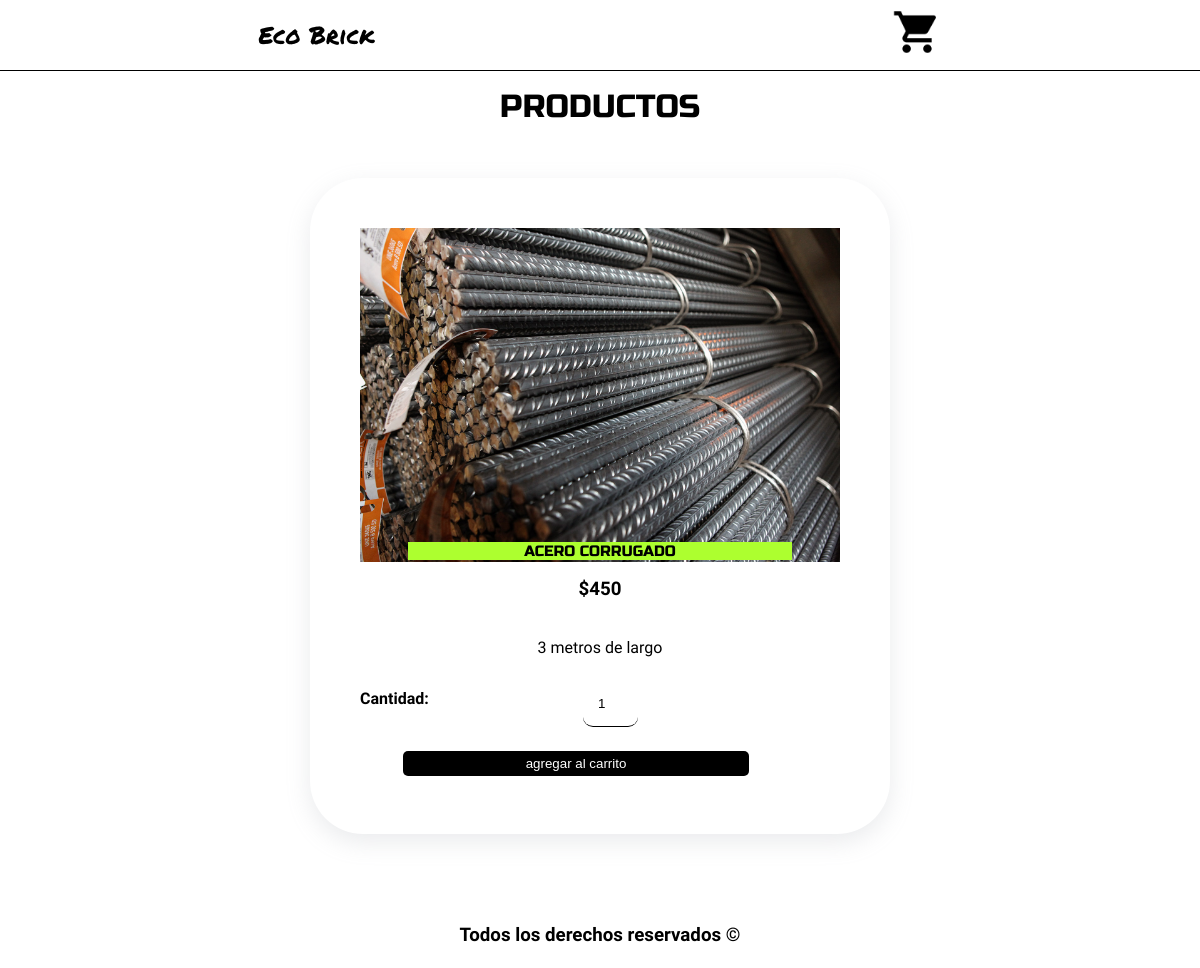
/producto.php?id=3, run on the app's committed database.
### tables this page shows
CREATE TABLE `productos` (
  `id` int(11) unsigned NOT NULL AUTO_INCREMENT,
  `nombre` varchar(25) NOT NULL,
  `descripcion` text NOT NULL,
  `cantidad` int(5) NOT NULL,
  `precio` int(6) NOT NULL,
  `img` varchar(60) NOT NULL,
  PRIMARY KEY (`id`)
);

### producto.php (called while the page is built, shortened)
<?php session_start();
include 'config.php';
$id = $_GET['id'];
$conn = conexion($bd);
if($conn){
    $statement = $conn->prepare('SELECT * FROM productos WHERE id = ?');
    $statement->execute([$id]);
    $prod = $statement->fetch();
}
else{
    echo 'error';
}
include 'views/producto.view.php';

### views/producto.view.php (the view)
<?php include 'header.php'?>
<h1>PRODUCTOS</h1>
<br><br>
<div class="prod">
    <img src="<?php echo 'img/'.$prod['img']?>" alt="">
    <h1><?php echo $prod['nombre']  ?></h1>
    <h3>$<?php echo $prod['precio']  ?></h3>
    <p><?php echo $prod['descripcion']  ?></p>
    <form action="<?php echo htmlspecialchars($_SERVER['PHP_SELF']).'?id='.$id?>" method="POST">
    <div class="group-cantidad">
        <label for="cantidad"><h4>Cantidad: </h4> </label>
    <input type="number" class="cantidad" name="cantidad" max="<?php echo $prod['cantidad']?>" min="1"  value="1">
    </div>
    <input type="submit" value="agregar al carrito">
    </form>
</div>
<?php include 'footer.php'?>

### css/style.css (style rules this page uses)
* { margin: 0; padding: 0; }
h1 { font-family: 'Russo One', sans-serif; font-weight: lighter; text-align: center; margin-bottom: 1rem; }
h2,h3,h4,h5,p { font-family: 'League Gothic', sans-serif; margin: 1rem 0; }
.prod { width: 40%; display: block; margin: 0 auto; padding: 50px; box-shadow: rgba(149, 157, 165, 0.2) 0px 8px 24px; text-align: center; border-radius: 53px; }
.prod h1 { background: greenyellow; width: 80%; position: relative; margin: 0 auto; top: -24px; font-size: 20px; }
.prod h3 { position: relative; bottom: 22px; }
.prod img { width: 100%; }
input { width: 80%; display: block; margin: 0.5rem auto; padding: 5px; border: none; border-bottom: 1px solid black; border-radius: 10px; }
form { width: 90%; display: flex; flex-direction: column; }
input.cantidad { border: none; width: 25px; border-bottom: 1px solid black; margin-bottom: 1rem; padding: 15px; }
input[type="submit"] { border: none; border-radius: 5px; background: black; color: white; padding: 5px 15px; cursor: pointer; }
.group-cantidad { display: flex; justify-content: center; }
@media (max-width: 1200px ) { .prod h1 { font-size: 15px; } }

### data on the page
productos: img (picture), nombre "ACERO CORRUGADO", precio "450", descripcion "3 metros de largo"
